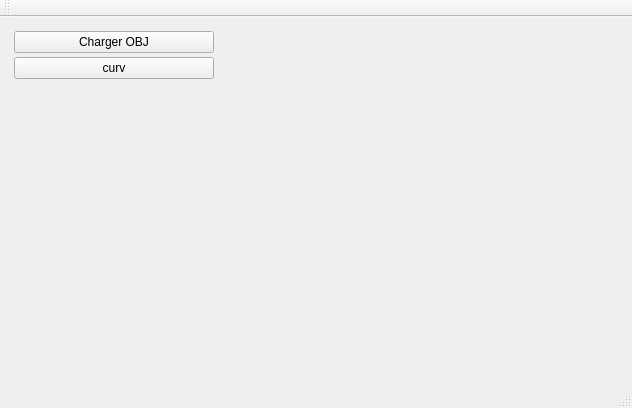
<?xml version="1.0" encoding="UTF-8"?>
<ui version="4.0">
 <class>MainWindow</class>
 <widget class="QMainWindow" name="MainWindow">
  <property name="geometry">
   <rect>
    <x>0</x>
    <y>0</y>
    <width>632</width>
    <height>408</height>
   </rect>
  </property>
  <property name="windowTitle">
   <string>MainWindow</string>
  </property>
  <widget class="QWidget" name="centralWidget">
   <layout class="QHBoxLayout" name="horizontalLayout">
    <item>
     <widget class="QWidget" name="widget_2" native="true">
      <property name="sizePolicy">
       <sizepolicy hsizetype="Maximum" vsizetype="Preferred">
        <horstretch>150</horstretch>
        <verstretch>0</verstretch>
       </sizepolicy>
      </property>
      <property name="minimumSize">
       <size>
        <width>150</width>
        <height>0</height>
       </size>
      </property>
      <layout class="QVBoxLayout" name="verticalLayout">
       <property name="spacing">
        <number>4</number>
       </property>
       <property name="leftMargin">
        <number>3</number>
       </property>
       <property name="topMargin">
        <number>3</number>
       </property>
       <property name="rightMargin">
        <number>3</number>
       </property>
       <property name="bottomMargin">
        <number>3</number>
       </property>
       <item>
        <widget class="QPushButton" name="pushButton_chargement">
         <property name="minimumSize">
          <size>
           <width>200</width>
           <height>0</height>
          </size>
         </property>
         <property name="text">
          <string>Charger OBJ</string>
         </property>
        </widget>
       </item>
       <item>
        <widget class="QPushButton" name="pushButton">
         <property name="text">
          <string>curv</string>
         </property>
        </widget>
       </item>
       <item>
        <spacer name="verticalSpacer">
         <property name="orientation">
          <enum>Qt::Vertical</enum>
         </property>
         <property name="sizeHint" stdset="0">
          <size>
           <width>20</width>
           <height>40</height>
          </size>
         </property>
        </spacer>
       </item>
      </layout>
     </widget>
    </item>
    <item>
     <widget class="MeshViewerWidget" name="displayWidget" native="true"/>
    </item>
   </layout>
  </widget>
  <widget class="QMenuBar" name="menuBar">
   <property name="geometry">
    <rect>
     <x>0</x>
     <y>0</y>
     <width>632</width>
     <height>22</height>
    </rect>
   </property>
  </widget>
  <widget class="QToolBar" name="mainToolBar">
   <attribute name="toolBarArea">
    <enum>TopToolBarArea</enum>
   </attribute>
   <attribute name="toolBarBreak">
    <bool>false</bool>
   </attribute>
  </widget>
  <widget class="QStatusBar" name="statusBar"/>
 </widget>
 <layoutdefault spacing="6" margin="11"/>
 <customwidgets>
  <customwidget>
   <class>MeshViewerWidget</class>
   <extends>QWidget</extends>
   <header location="global">meshviewerwidget.h</header>
   <container>1</container>
  </customwidget>
 </customwidgets>
 <resources/>
 <connections/>
</ui>
